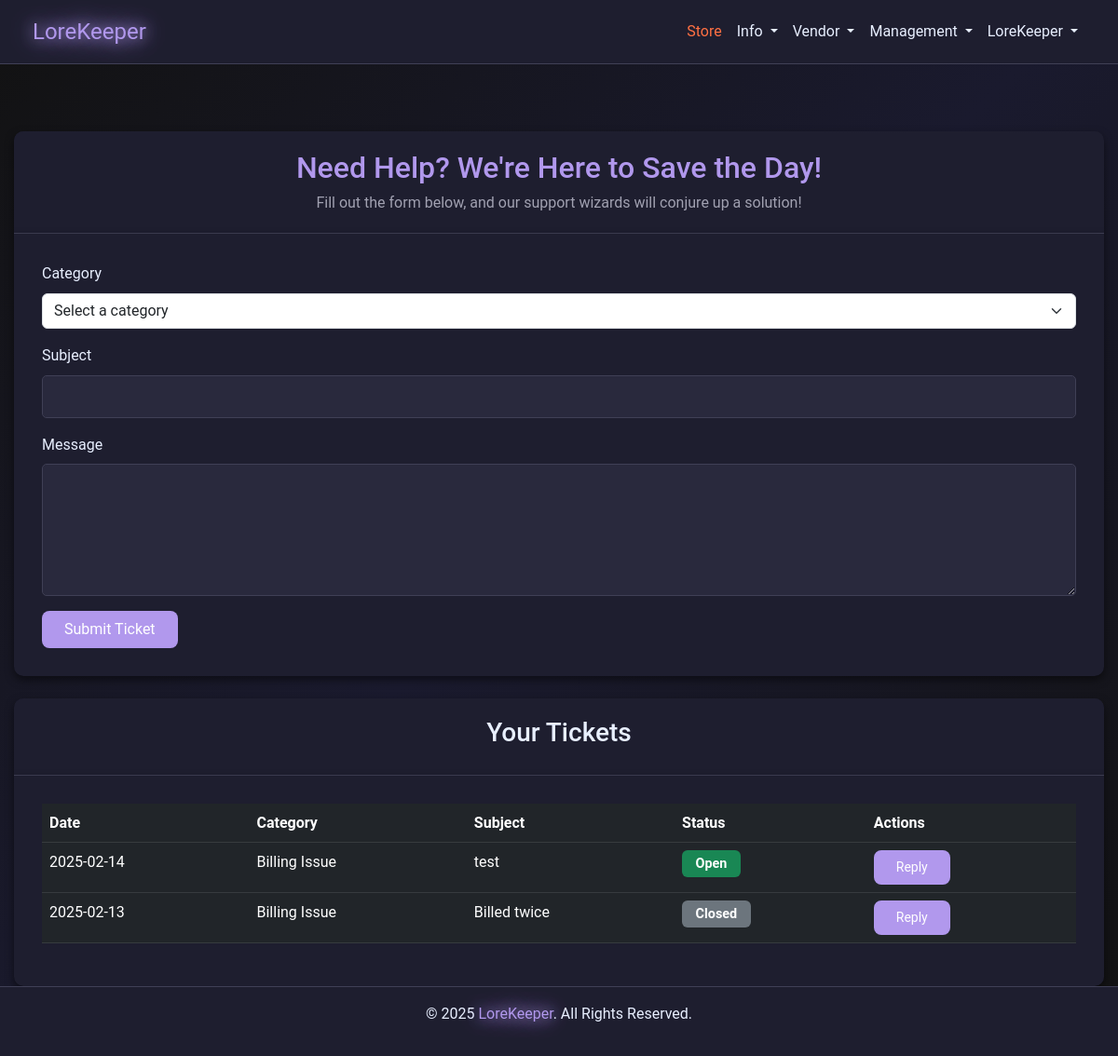
Before: /support (signed in) with the older database file.
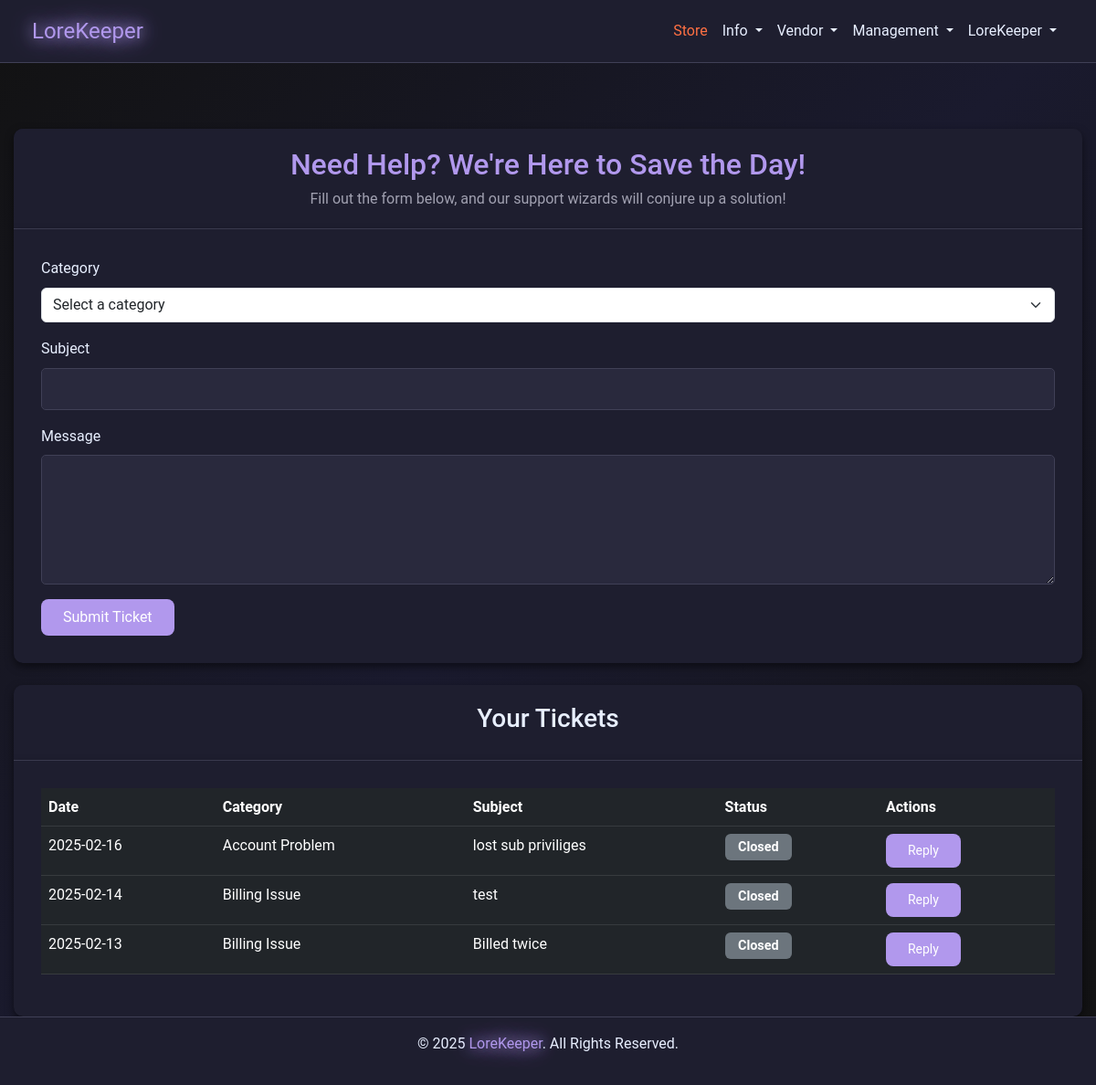
After: the same page with the newer database file.
### models.py (models this page shows)
class SupportTicket(db.Model):
    __tablename__ = 'support_tickets'
    id = db.Column(db.Integer, primary_key=True)
    user_id = db.Column(db.Integer, db.ForeignKey('users.id'), nullable=False)
    category = db.Column(db.String(100), nullable=False)
    subject = db.Column(db.String(100), nullable=False)
    message = db.Column(db.Text, nullable=False)
    status = db.Column(db.String(20), default='Open')
    created_at = db.Column(db.DateTime, default=datetime.utcnow)
    responses = db.relationship(
        'SupportTicketResponse', back_populates='ticket', lazy='dynamic')
    user = db.relationship('User', backref='tickets')

### app.py (the view, shortened to what this page needs)
@app.route("/support", methods=["GET", "POST"])
def support():
    if not session.get("user_id"):
        flash("Please log in to submit a support ticket.", "warning")
        return redirect(url_for("login"))
    tickets = SupportTicket.query.filter_by(user_id=session["user_id"]).order_by(
        SupportTicket.created_at.desc()).all()
    return render_template("support.html", tickets=tickets, categories=TICKET_CATEGORIES)

### app.py (called while the page is built)
@app.before_request
def before_request():
    try:
        if session.get("user_id"):
            session.permanent = True
        else:
            getCookie()
    except Exception:
        session.clear()

### templates/support.html (shortened to what this page needs)
{% extends "nav_footer_template.html" %} {% block content %}
<div class="container mt-5">
  <div class="card">
    <div class="card-header">
      <h2>Need Help? We're Here to Save the Day!</h2>
      <p>
        Fill out the form below, and our support wizards will conjure up a
        solution!
      </p>
    </div>
    <div class="card-body">
      <form method="POST">
        <div class="mb-3">
          <label for="category" class="form-label">Category</label>
          <select class="form-select" id="category" name="category" required>
            <option value="" disabled selected>Select a category</option>
          </select>
        </div>
        <div class="mb-3">
          <label for="subject" class="form-label">Subject</label>
          <input
            type="text"
            class="form-control"
            id="subject"
            name="subject"
            required
          />
        </div>
        <div class="mb-3">
          <label for="message" class="form-label">Message</label>
          <textarea
            class="form-control"
            id="message"
            name="message"
            rows="5"
            required
          ></textarea>
        </div>
        <button type="submit" class="btn btn-primary">Submit Ticket</button>
      </form>
    </div>
  </div>
  {% if tickets %}
  <div class="card mt-4">
    <div class="card-header">
      <h3>Your Tickets</h3>
    </div>
    <div class="card-body">
      <div class="table-responsive">
        <table class="table table-dark">
          <thead>
            <tr>
              <th>Date</th>
              <th>Category</th>
              <th>Subject</th>
              <th>Status</th>
              <th>Actions</th>
            </tr>
          </thead>
          <tbody>
            {% for ticket in tickets %}
            <tr>
              <td>{{ ticket.created_at.strftime('%Y-%m-%d') }}</td>
              <td>{{ ticket.category }}</td>
              <td>{{ ticket.subject }}</td>
              <td>
                <span
                  class="badge {% if ticket.status == 'Open' %}bg-success{% else %}bg-secondary{% endif %}"
                >
                  {{ ticket.status }}
                </span>
              </td>
              <td>
                <a
                  href="{{ url_for('user_reply_ticket', ticket_id=ticket.id) }}"
                  class="btn btn-primary btn-sm"
                  >Reply</a
                >
              </td>
            </tr>
            {% endfor %}
          </tbody>
        </table>
      </div>
    </div>
  </div>
  {% endif %}
</div>
{% endblock %}

Changed rows visible on the page:
added SupportTicket: created_at "2025-02-16", category "Account Problem", subject "lost sub priviliges", status "Closed"
changed SupportTicket "test": status "Open" → "Closed"
